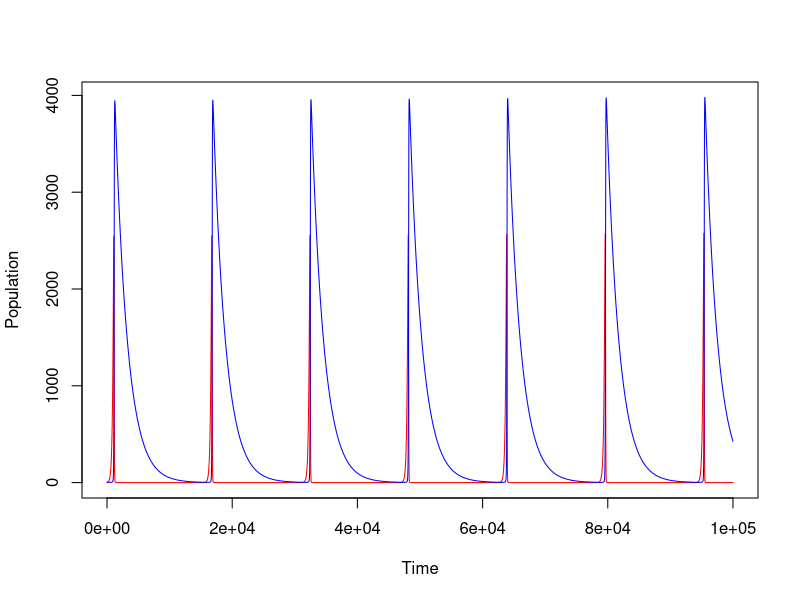

Reproduce this figure in R.
#==============================================================================
# Simulate the models from O'Connor et al. 2011, which are essentially just 
# several variations on the MacArthur consumer-resource model. 
# This uses the library deSolve for the ODEs
# This code contains the following parts so far:
# 1. Basic ODE simulation with constant temp-dependent parameters
# 	 Right now only one of the models is implemented. This is model 4 in the 
#	 table. 
#==============================================================================
#==============================================================================
#Load Libraries
#==============================================================================
library(deSolve) 

#==============================================================================
###Time to simulate over: 
tend = 1000 #Length of numerical simulation
times  = seq(from = 0, to = tend, by = 0.01)
tl = length(times)

### Numbers of species 
nPsp = 1
nHsp = 1
nspp = nPsp + nHsp

###Activation energies as per table 1
rEp = 0.32
KEp = -0.32
aEh = 0.65
mEh = 0.65
kb = 8.617e-5# 1.38064852*10^(-23)
K = 273

###Initial values? 
rp0 = 198061.1 #0.62
Kp0 = 13.62432 #10^6.62 #5680
ah0 = 1.670312e+14#10^3.08
mh0 = 6946526091 #.05 #0.1
b0  = 10^6
e0 = 10^-3.42

#Range of temperatures to explore: 
###For now, while I'm still troubleshooting, just use 1 temp.

tmin = 21 +K #initial temperature
tmax = tmin+1#30 +K #final temperature 
tby = 1 #temp increment 
ntemps = (tmax-tmin)/tby #Number of temperature iterations
temps = seq(tmin,tmax,tby) # Temperature vector 

#Output of each temp
out1 = list(matrix(0,ntemps,1))

for (t in 1:ntemps ) { 
	
	print(t)
	T = temps[t] #Grab the actual temperature value

	###Calculate model parameters with activation energies
	rp = rp0*exp(-rEp/(T*kb))  #These parameter values are crazy small! wtf? 
	Kp = Kp0*exp(-KEp/(T*kb))  
	ah = ah0*exp(-aEh/(T*kb))  
	mh = mh0*exp(-mEh/(T*kb))  
	b0 = b0
	e0 = e0

	#=============================================================================
	# Inner loop. Run the model
	#=============================================================================

	parms = list(nspp=nspp, nPsp = nPsp, nHsp = nHsp,
			rp = rp, Kp =Kp,
			ah = ah, mh = mh, b0 = b0, e0 = e0
		 )

	###Define the model for deSolve
	###This is model 4 in Table 2 of OConnor et al. 2011
	oconnor_model4 = function(times,sp,parms){
			     P = matrix(sp[1:nPsp],nPsp, 1)
			     H = matrix(sp[(nPsp+1):(nPsp+nHsp)],nHsp, 1)

				###Resource dynamics: Logistic growth, reduced by consumption
				dP = P
				dP = P*( (rp) * (1 - P/Kp) - ah*H*(1/(P+b0)))
			
				###Consumer dynamics: LV consumption
				dH = H 
				dH = H*( ah*P/(P+b0) - mh )

				

			return(list(c(dP,dH)))
		}

	###Run the ODE and store the output
	winit = c(matrix(3,nspp,1))
	#winit = c(matrix( c(3,0), nspp,1))

	out=NULL
	out_temp = ode(y=winit,times=times,func=oconnor_model4,parms=parms)
	out$out = out_temp
	out$parms=parms
	out1[t]= list(out)

	###Plot population densities. Red is the primary producer, blue is the herbivore
	plot(out$out[,"1"],t="l",col="red",ylim = c(0,max(out$out[ ,2:(nspp+1)],na.rm=T)), 
		xlab="Time",ylab = "Population")
	for( n in 2:(nspp) ) {
		lines(out$out[,paste(n)],t="l",col="blue")
	}

}
